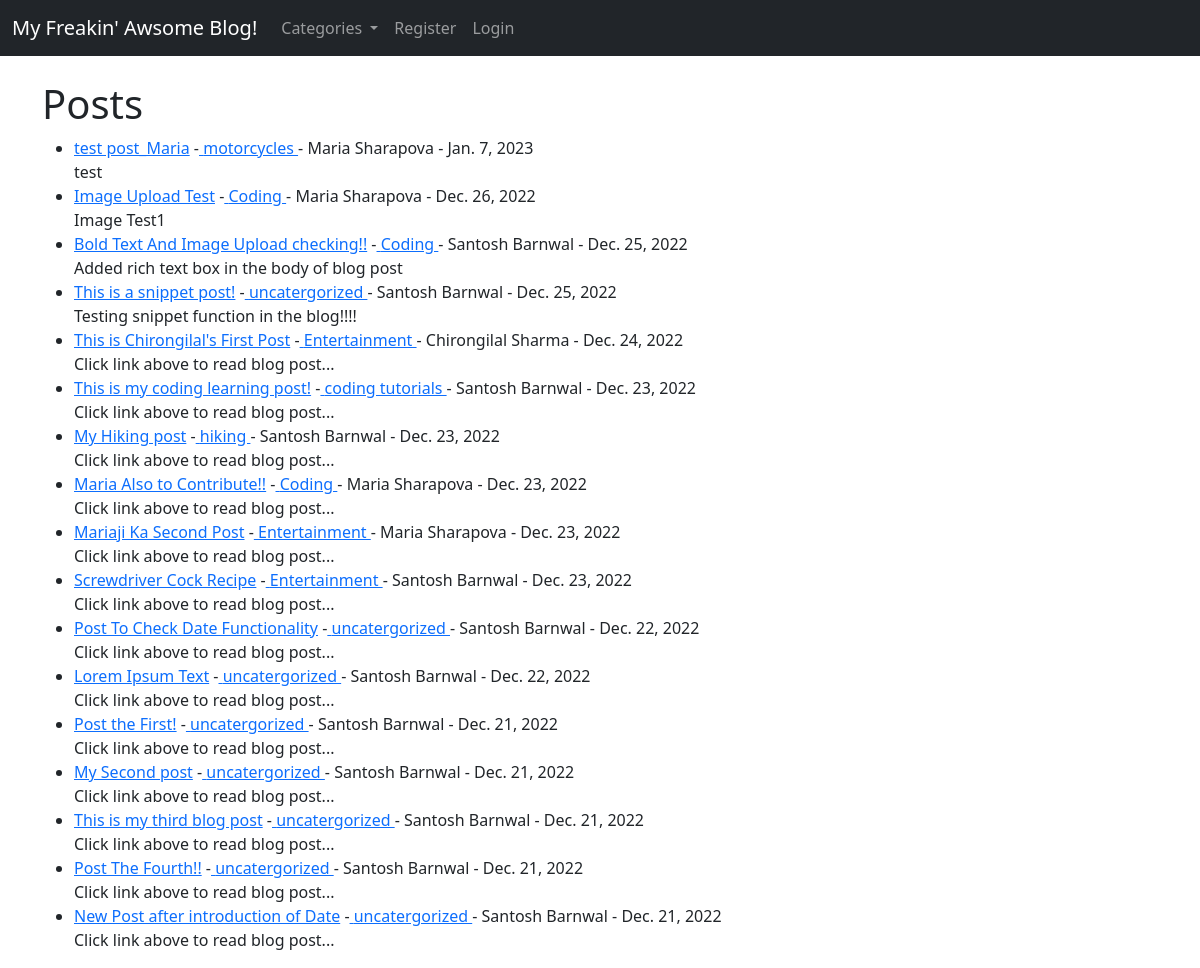
The page / on the database its author committed.
### theblog/models.py (models this page shows, shortened)
class Post(models.Model):
  title = models.CharField(max_length=255)
  header_image = models.ImageField(null= True, blank=True, upload_to="images/")
  title_tag = models.CharField(max_length=255)
  author = models.ForeignKey(User,on_delete=models.CASCADE)
  body = RichTextField(blank=True, null=True)
  post_date = models.DateField(auto_now_add=True)
  category = models.CharField(max_length=255, default = 'uncatergorized')
  snippet = models.CharField(max_length=255)
  likes = models.ManyToManyField(User, related_name='blog_posts')

### theblog/views.py (the view)
# urls.py: path('', HomeView.as_view(), name='home'),
class HomeView(ListView):
  model = Post
  template_name = 'home.html'
  ordering = ['-post_date']
  def get_context_data(self, *args, **kwargs):
    cat_menu = Category.objects.all()
    context = super(HomeView, self).get_context_data (*args, **kwargs)
    context["cat_menu"] = cat_menu
    return context

### theblog/models.py (called while the page is built)
  def __str__(self):
    return self.name

### theblog/templates/home.html (shortened to what this page needs)
{% extends 'base.html' %} {% block content %}
<h1>Posts</h1>
<ul>
  {% for post in object_list %}
  <li>
    <a href="{% url 'article-detail' post.pk %}"> {{ post.title }}</a>
    -<a href="{% url 'category' post.category|slugify %}">
      {{ post.category}}
    </a>
    -
    {{ post.author.first_name }}
    {{ post.author.last_name}} -
    {{ post.post_date }}
    <br />
    {{ post.snippet }}
  </li>
  {% endfor %}
</ul>
{% endblock %}

### theblog/templates/base.html (shortened to what this page needs)
<!DOCTYPE html>
<html lang="en">
  <head>
    <link
      href="https://cdn.jsdelivr.net/npm/bootstrap@5.1.3/dist/css/bootstrap.min.css"
      rel="stylesheet"
    />
  </head>
  <body>
    <nav class="navbar navbar-expand-lg navbar-dark bg-dark">
      <div class="container-fluid">
        <a class="navbar-brand" href="{% url 'home' %}"
          >My Freakin' Awsome Blog!</a
        >
        <div class="collapse navbar-collapse" id="navbarSupportedContent">
          <ul class="navbar-nav me-auto mb-2 mb-lg-0">
            {%if cat_menu%}
            <li class="nav-item dropdown">
              <a
                class="nav-link dropdown-toggle"
                href="#"
                role="button"
                data-bs-toggle="dropdown"
                aria-expanded="false"
              >
                Categories
              </a>
                </li>
              </ul>
            {%else %}
            <li class="nav-item">
              <a class="nav-link" href="{% url 'category-list' %}">Categories</a>
            </li>
            {%endif%}
            {% if user.is_authenticated %}
            <li class="nav-item">
              <a class="nav-link" href="{% url 'add_post' %}">Add Post</a>
            </li>
            <li class="nav-item">
              <a class="nav-link" href="{% url 'add_category' %}"
                >Add Category</a
              >
            </li>
            <li class="nav-item dropdown">
              <a class="nav-link dropdown-toggle" href="#" role="button" data-bs-toggle="dropdown" aria-expanded="false">
                Profile
              </a>
              <ul class="dropdown-menu">
                <li><a class="dropdown-item" href="{% url 'edit_profile' %}">Edit Setting</a></li>
                {% if user.profile.id %}
                <li><a class="dropdown-item" href="{% url 'edit_profile_page' user.profile.id %}">Edit Profile Page</a></li>
                <li><a class="dropdown-item" href="{% url 'show_profile_page' user.profile.id %}">Show Profile Page</a></li>
                {% else %}
                <li><a class="dropdown-item" href="{% url 'create_profile_page' %}">Create Profile Page</a></li>
                {% endif %}
              </ul>
            </li>
            <li class="nav-item">
              <a class="nav-link" href="{% url 'logout' %}">Logout</a>
            </li>
            {% else %}
            <li class="nav-item">
              <a class="nav-link" href="{% url 'register' %}">Register</a>
            </li>
            <li class="nav-item">
              <a class="nav-link" href="{% url 'login' %}">Login</a>
            </li>
            {% endif %}
        </div>
      </div>
    </nav>
    <br />
    <div class="container">{% block content %} {% endblock %}</div>
  </body>
</html>

### rows shown on the page
Post: title "test post_Maria", category "motorcycles", author.first_name "Maria", author.last_name "Sharapova", post_date "Jan. 7, 2023", snippet "test"
Post: title "Image Upload Test", category "Coding", author.first_name "Maria", author.last_name "Sharapova", post_date "Dec. 26, 2022", snippet "Image Test1"
Post: title "Bold Text And Image Upload checking!!", category "Coding", author.first_name "Santosh", author.last_name "Barnwal", post_date "Dec. 25, 2022", snippet "Added rich text box in the body of blog post"
Post: title "This is a snippet post!", category "uncatergorized", author.first_name "Santosh", author.last_name "Barnwal", post_date "Dec. 25, 2022", snippet "Testing snippet function in the blog!!!!"
Post: title "This is Chirongilal's First Post", category "Entertainment", author.first_name "Chirongilal", author.last_name "Sharma", post_date "Dec. 24, 2022", snippet "Click link above to read blog post..."
Post: title "This is my coding learning post!", category "coding tutorials", author.first_name "Santosh", author.last_name "Barnwal", post_date "Dec. 23, 2022", snippet "Click link above to read blog post..."
Post: title "My Hiking post", category "hiking", author.first_name "Santosh", author.last_name "Barnwal", post_date "Dec. 23, 2022", snippet "Click link above to read blog post..."
Post: title "Maria Also to Contribute!!", category "Coding", author.first_name "Maria", author.last_name "Sharapova", post_date "Dec. 23, 2022", snippet "Click link above to read blog post..."
Post: title "Mariaji Ka Second Post", category "Entertainment", author.first_name "Maria", author.last_name "Sharapova", post_date "Dec. 23, 2022", snippet "Click link above to read blog post..."
Post: title "Screwdriver Cock Recipe", category "Entertainment", author.first_name "Santosh", author.last_name "Barnwal", post_date "Dec. 23, 2022", snippet "Click link above to read blog post..."
Post: title "Post To Check Date Functionality", category "uncatergorized", author.first_name "Santosh", author.last_name "Barnwal", post_date "Dec. 22, 2022", snippet "Click link above to read blog post..."
Post: title "Lorem Ipsum Text", category "uncatergorized", author.first_name "Santosh", author.last_name "Barnwal", post_date "Dec. 22, 2022", snippet "Click link above to read blog post..."
Post: title "Post the First!", category "uncatergorized", author.first_name "Santosh", author.last_name "Barnwal", post_date "Dec. 21, 2022", snippet "Click link above to read blog post..."
Post: title "My Second post", category "uncatergorized", author.first_name "Santosh", author.last_name "Barnwal", post_date "Dec. 21, 2022", snippet "Click link above to read blog post..."
Post: title "This is my third blog post", category "uncatergorized", author.first_name "Santosh", author.last_name "Barnwal", post_date "Dec. 21, 2022", snippet "Click link above to read blog post..."
Post: title "Post The Fourth!!", category "uncatergorized", author.first_name "Santosh", author.last_name "Barnwal", post_date "Dec. 21, 2022", snippet "Click link above to read blog post..."
Post: title "New Post after introduction of Date", category "uncatergorized", author.first_name "Santosh", author.last_name "Barnwal", post_date "Dec. 21, 2022", snippet "Click link above to read blog post..."
